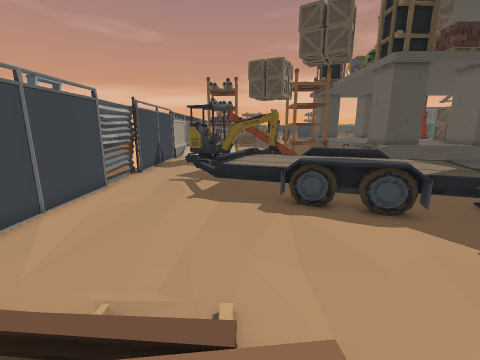
View 1 (above)

24 first-person views from a walk through a Unity game level. The camera is 1.4 m above the floor, tilts 12° down and sees 90° across. The floor is counted in squares, 0.5 m on a side. Each view is taken from the middle of a square. On the plan, view 1 faces up. The plan holds only what a view shows up to about 18 squares ahead; the rest is blank. The place goes on beyond the plan. The player character is not drawn. Door leaves are left out, so doorways stand open.

View 2
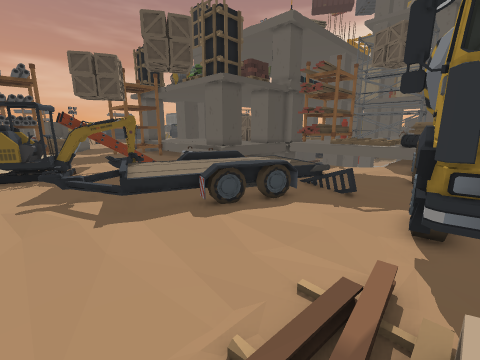

View 3
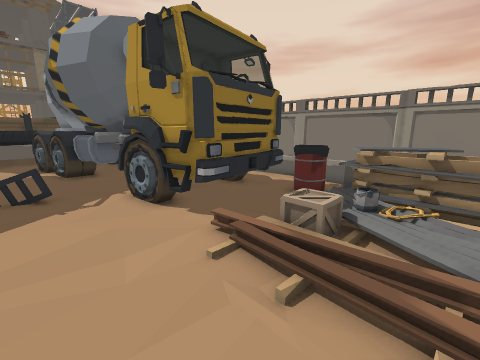

View 4
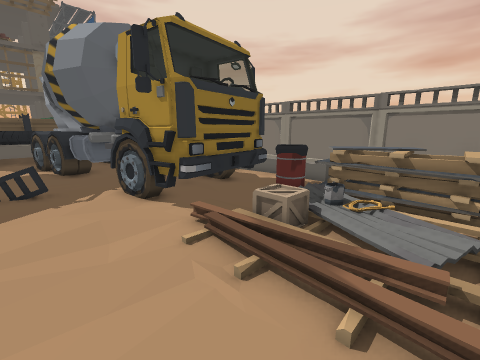

View 5
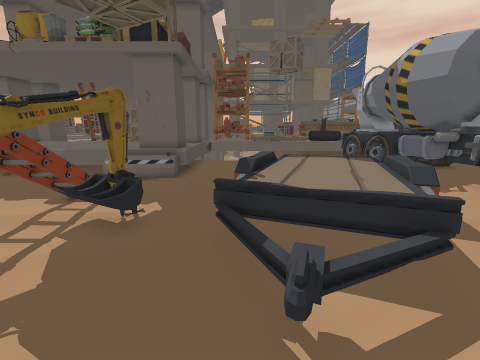

View 6
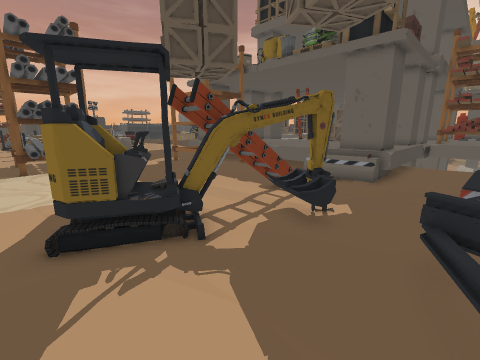

View 7
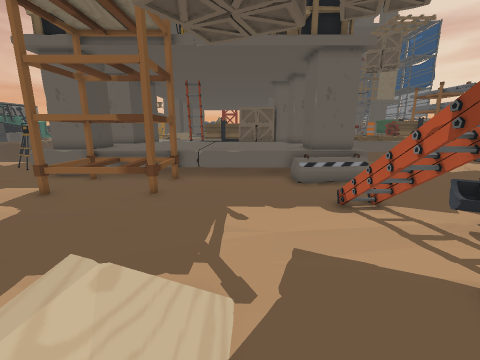

View 8
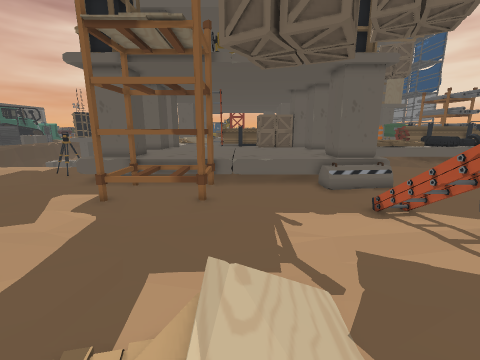

View 9
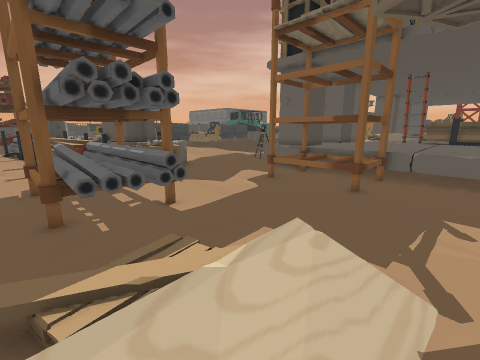

View 10
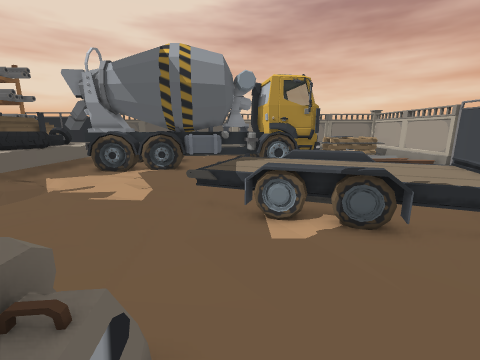

View 11
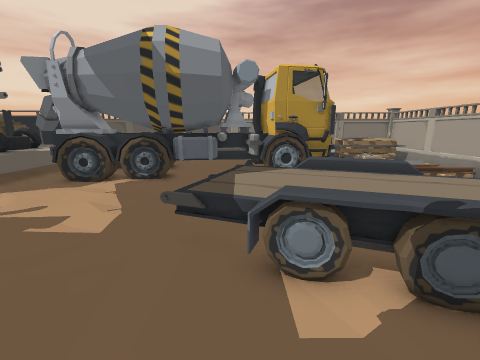

View 12
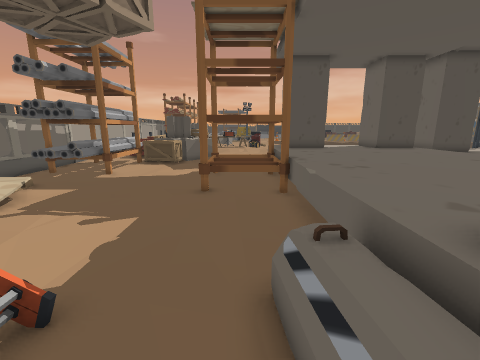

View 13
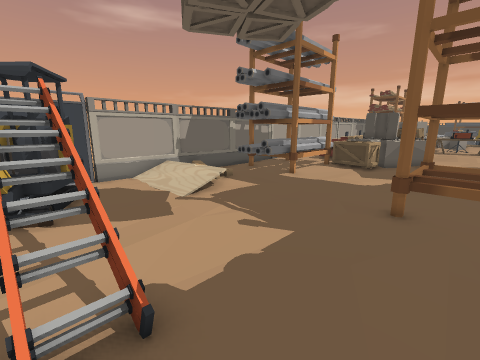

View 14
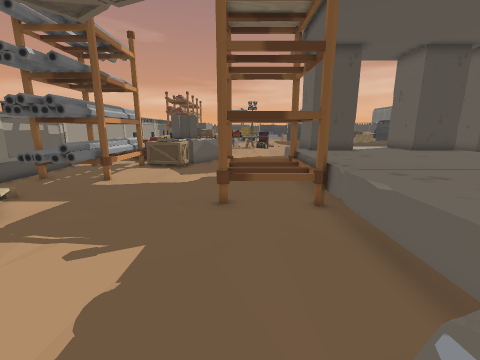

View 15
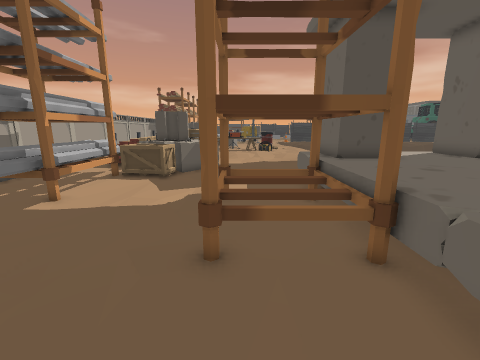

View 16
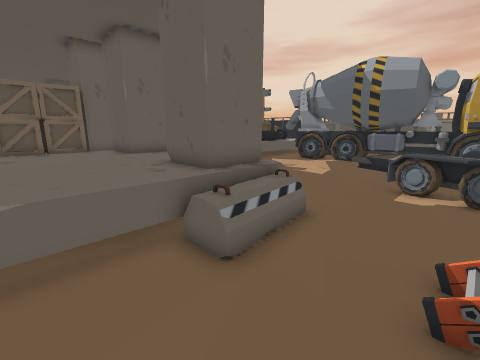

View 17
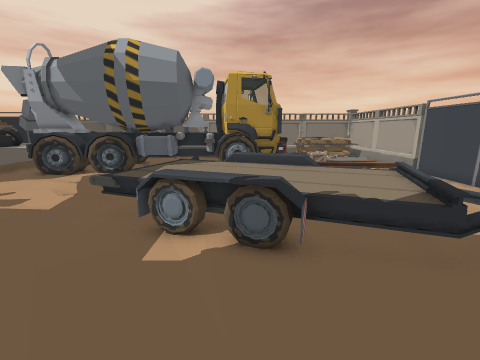

View 18
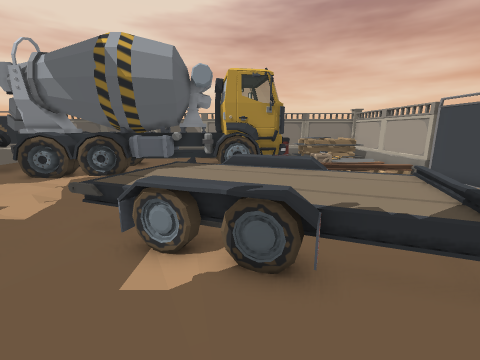

View 19
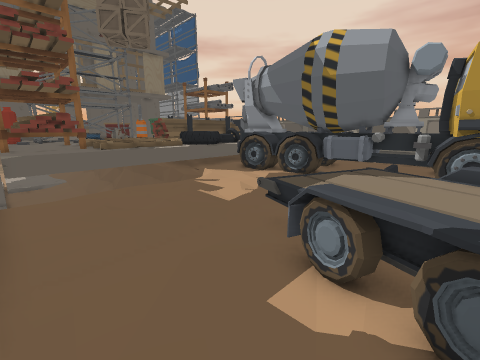

View 20
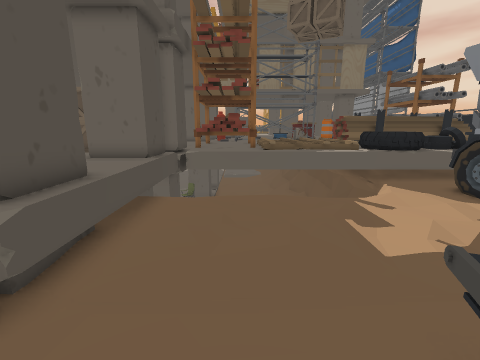

View 21
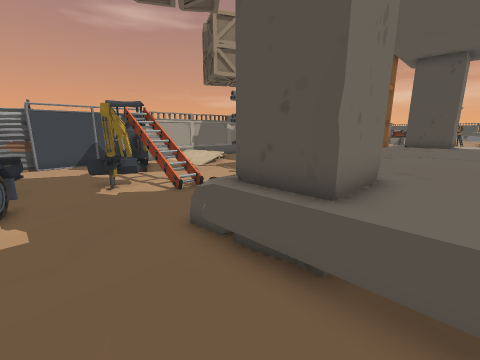

View 22
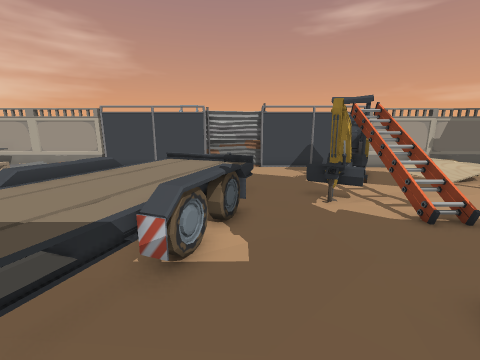

View 23
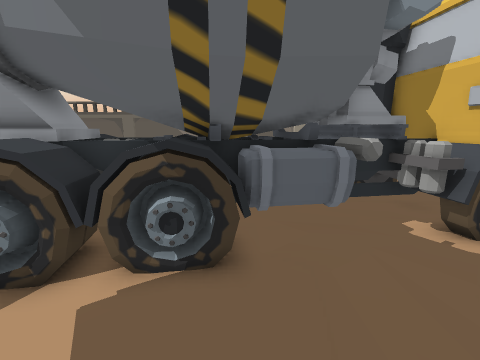

View 24
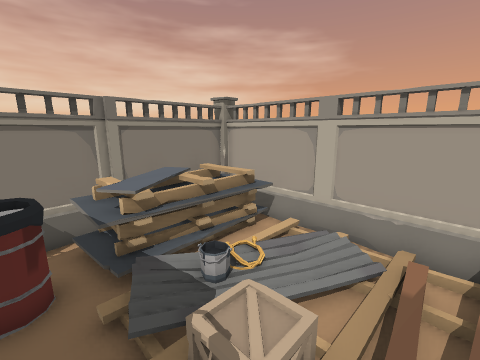

### Floor plan
Key: @ floor where view 1 was taken; # wall or solid block; . main floor; : floor 0.25 m higher than the main floor; + floor 0.5 m higher than the main floor; / step, stairs or slope; = window, fence, low wall or low ledge; ^ raised ledge; v drop or lower ground; P pillar; F fence; O other object.
Columns run from 7 left of view 1 to 22 right of it. Each row starts with its distance up from view 1.
 37  F.OOOOO.........^P  P ^^
 36  F.OOOOO.........^P  P^^P
 35  F.OOOOO.........^P  P^^O
 34  F.OOOOO.....OOOOOPPP^^
 33  F.OOOOO.....O...O^^^
 32  F.OOOO......OOOOO^^^
 31  F..OOO......OOOOO^^^
 30 FF../........OOOOO^^^
 29 F ////.......OOOOO^^^^
 28 FF   /...........^^^^=
 27  F:   :..........^^^^^
 26  F    /..........^^^^=
 25  F...............^^^^^
 24 FF...............^^^^=
 23 # ...............^^^^^
 22   .OOO..........OO^^^#
 21  #.OOOOOOOOO....OOPPP^#
 20  #.OOOOOOOOO....O=^ P^^^    P
 19   ...OOOOOO.....OO^ P^^^O   P
 18 # ......OOO.....O=P##^^^#
 17 ##.......OO.......====..#
 16 F#......................
 15 F.......................v
 14 F......OOOOOO...........v
 13 F...OO.OOOOOOOOO........
 12 F......OOOOOOOOOO.......
 11 O#....OOOOOOOOOOOO......
 10 O ....OOOOOOOOOOO.......
  9 O ......OOOOOO  O.......
  8 ##.......OOOOOO .........
  7 ##.........OOOOO.......... ###
  6  #.............O...........^OO
  5 # ............OO...........=O
  4 # ..................OOOOOO.=O
  3 FF//............OOOOOOOOOOO^O
  2 FF.//////OOOOOO.OOOOOOOOOOO^^O
  1 FF//////.OOOOOOOOOOOOOOOOO ^OO
  0 FF/://+@.OOOOOOOOOOO OOOOO  ##
 -1 FF/ :///.OOOOOOOOOOOOO  O   OO
 -2 FF/    /.OOOOOO
 -3 FFOOOOO.OOOOOOO
 -4  FOOOOOOOOOOO...
 -5  FOOOOOO........
 -6  #FFFFFFFFFFFFFFOOO   FFFFFFFF

Positions as (right, up) in squares from view 1, and headings:
1: (0, 0), facing up
2: (-4, 1), facing up-right
3: (-4, 6), facing down-right
4: (-5, 6), facing down-right
5: (-5, 14), facing right
6: (-5, 14), facing up-right
7: (-4, 25), facing right
8: (-5, 27), facing right
9: (-5, 25), facing up-right
10: (8, 20), facing down
11: (8, 17), facing down
12: (8, 18), facing up
13: (8, 20), facing up-left
14: (7, 20), facing up
15: (7, 24), facing up
16: (5, 25), facing down-right
17: (5, 19), facing down
18: (5, 18), facing down
19: (5, 17), facing down-right
20: (7, 14), facing right
21: (15, 14), facing up-left
22: (12, 14), facing left
23: (12, 8), facing down
24: (1, 2), facing down-left
